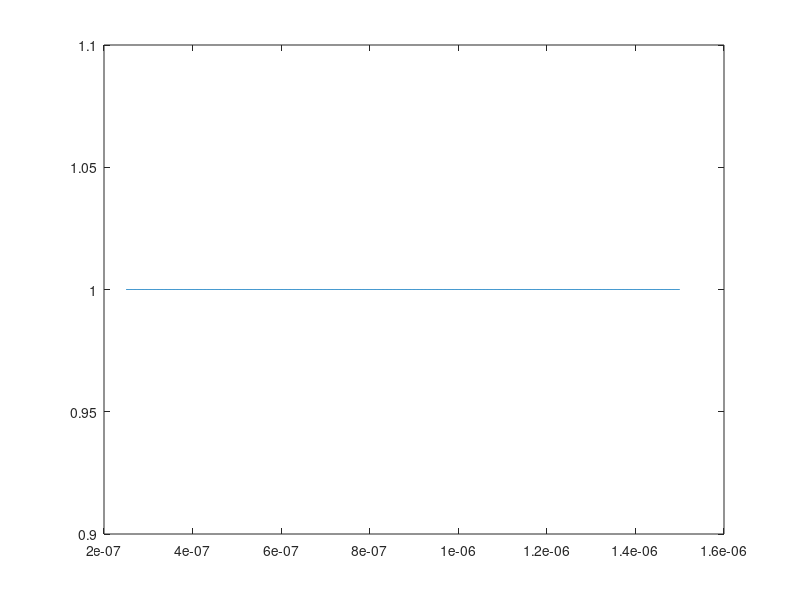

MATLAB code to generate this figure:
clear all
close all

nm = 10.^-9;

%x = [0.25:0.01:1.5];
x = [250:1500].*nm;

%dispersion_air =((0.05792105)./(238.0185-lamda.^-2)) ...
 %               + ((0.00167917)./(57.362-lamda.^-2));
            
n = 1+0.05792105./(238.0185-x.^-5)+0.00167917./(57.362-x.^-5);

plot(x,n)